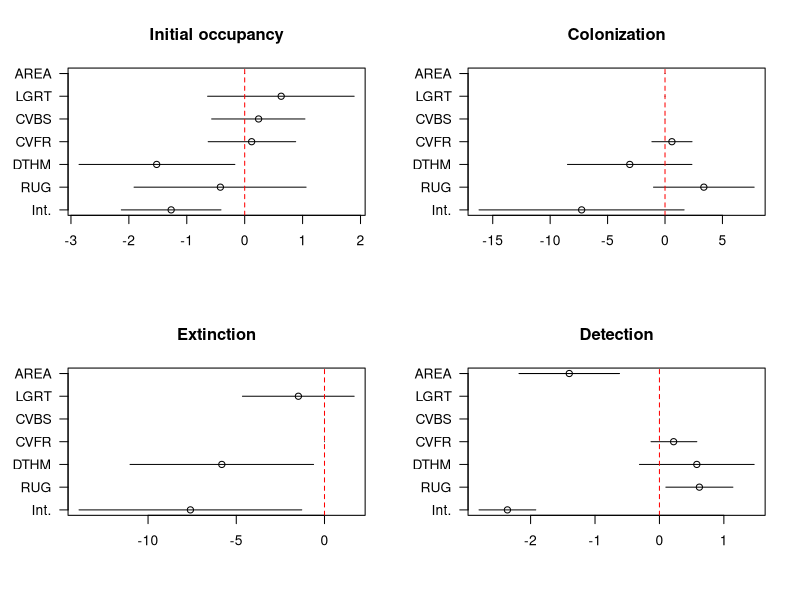

Generate this figure with R:
ppi <- 300
tiff("figure2.tiff", width=6*ppi, height=6*ppi, res=ppi)

par(mfrow=c(2,2))

labels = c('Int.', 'RUG', 'DTHM', 'CVFR', 'CVBS', 'LGRT', 'AREA') 

# initial occupancy
mles = c(-1.27,-0.42,-1.52,0.12,0.24,0.63,NA)
names(mles) = labels
conf_int = matrix(c(-2.13, -0.41,
-1.91, 1.06,
-2.86, -0.17,
-0.63, 0.88,
-0.57, 1.04,
-0.64, 1.89,
0,0),byrow=T,ncol=2)
row.names(conf_int) = labels
plot(mles, 1:7, ylab='',yaxt="n",xlim=range(c(mles,conf_int[,1],conf_int[,2]),na.rm=T),main='Initial occupancy',xlab='')
axis(2,at=1:7,labels=labels,las=1)
segments(conf_int[,1], 1:7, conf_int[,2], 1:7)
abline(v=0, lty=2, col='red')

# colonization
mles = c(-7.26,3.38,-3.07,0.6,NA,NA,NA)
names(mles) = labels
conf_int = matrix(c(-16.19, 1.66,
-1, 7.76,
-8.49, 2.34,
-1.14, 2.35,
0,0,
0,0,
0,0),byrow=T,ncol=2)
row.names(conf_int) = labels
plot(mles, 1:7, ylab='',yaxt="n",xlim=range(c(mles,conf_int[,1],conf_int[,2]),na.rm=T),main='Colonization',xlab='')
axis(2,at=1:7,labels=labels,las=1)
segments(conf_int[,1], 1:7, conf_int[,2], 1:7)
abline(v=0, lty=2, col='red')

# extinction
mles = c(-7.6,NA,-5.82,NA,NA,-1.48,NA)
names(mles) = labels
conf_int = matrix(c(-13.91, -1.29,
0,0,
-11.02, -0.62,
0,0,
0,0,
-4.65, 1.68,
0,0),byrow=T,ncol=2)
row.names(conf_int) = labels
plot(mles, 1:7, ylab='',yaxt="n",xlim=range(c(mles,conf_int[,1],conf_int[,2]),na.rm=T),main='Extinction',xlab='')
axis(2,at=1:7,labels=labels,las=1)
segments(conf_int[,1], 1:7, conf_int[,2], 1:7)
abline(v=0, lty=2, col='red')

# detection
mles = c(-2.36, 0.62,0.58,0.22,NA,NA,-1.4)
names(mles) = labels
conf_int = matrix(c(-2.8, -1.92,
0.1, 1.14,
-0.31, 1.47,
-0.13, 0.58,
0,0,
0,0,
-2.18, -0.62),byrow=T,ncol=2)
row.names(conf_int) = labels
plot(mles, 1:7, ylab='',yaxt="n",xlim=range(c(mles,conf_int[,1],conf_int[,2]),na.rm=T),main='Detection',xlab='')
axis(2,at=1:7,labels=labels,las=1)
segments(conf_int[,1], 1:7, conf_int[,2], 1:7)
abline(v=0, lty=2, col='red')


dev.off()